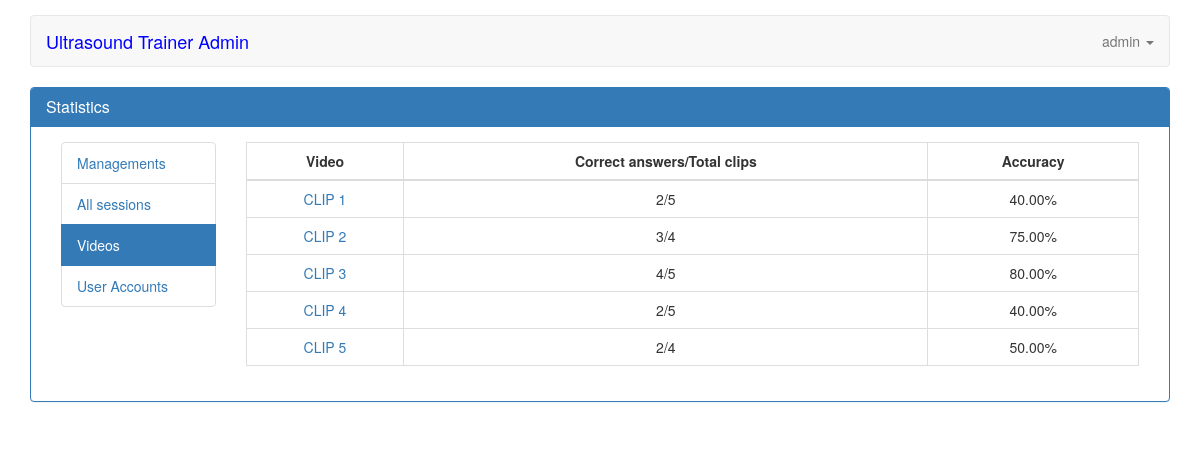
Page /videos (signed in) on the earlier database version.
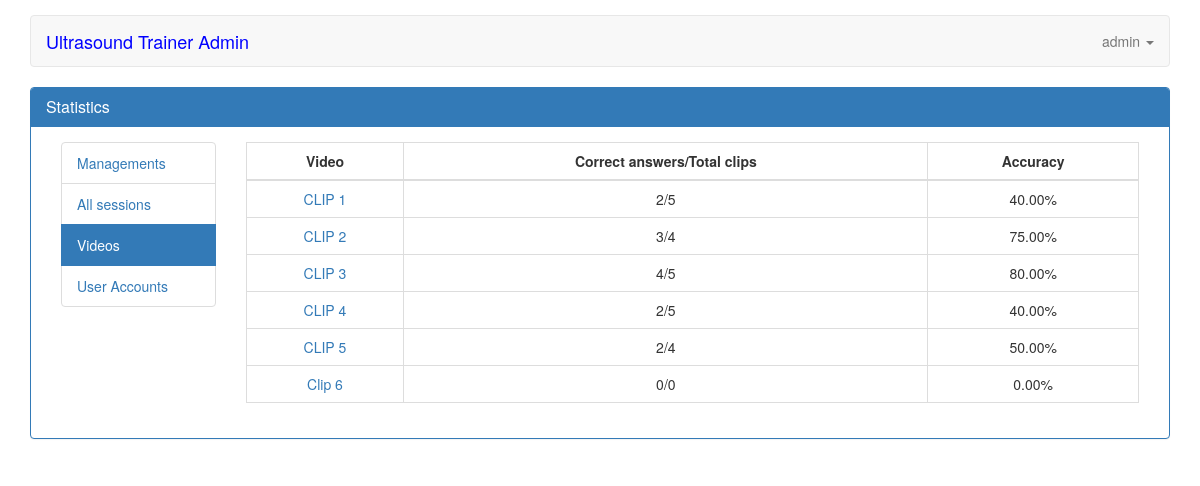
Same page on the later database version.
### servey/models.py (models this page shows, shortened)
class Video(models.Model):
    ANSWER_CHOICE = (
        (1, 'Normal'),
        (2, 'Moderately reduced',),
        (3, 'Severely reduced',)
    )
    path = models.FileField(blank=True, verbose_name="Upload video (mp4, mkv)", max_length=255, upload_to='videos/', validators=[validate_file_extension])
    title = models.TextField(blank=True, verbose_name="Title question")
    answer = models.IntegerField(choices=ANSWER_CHOICE, default=1)
    created_at = models.DateTimeField(auto_now_add=True)
    updated_at = models.DateTimeField(auto_now=True)
    def __str__(self):
        return self.title
    def count_answer(self):
        total_answer = ResultDetail.objects.filter(video_id=self.id).count()
        get_correct_answer = ResultDetail.objects.filter(video_id=self.id).values('answer')
        correct = 0
        for item in get_correct_answer:
            if item.get('answer') == self.answer:
                correct +=1
        if correct > 0 and total_answer > 0:
            context = {
                "total": str(correct) + "/" + str(total_answer),
                "accuracy": format(Decimal(correct * 100 / total_answer), '.2f')
            }
        else:
            context = {
                "total": '0/0',
                "accuracy": '0.00'
            }
        return context

### servey/views.py (the view)
@user_passes_test(lambda u: u.is_superuser)
def videos(request):
    if request.user.is_authenticated:
        list = Video.objects.order_by('id').all()
        videos = Pager.view(request, list)
        return render(request, 'statistical/video.html', { 'videos': videos })
    else:
        return JsonResponse({"status": False, "messages": "Authentication required"},safe=False)

### servey/models.py (called while the page is built)
    def view(request, list):
        page = request.GET.get('page', 1)
        paginator = Paginator(list, ITEMS_PER_PAGE)
        try:
            model = paginator.page(page)
        except PageNotAnInteger:
            model = paginator.page(1)
        except EmptyPage:
            model = paginator.page(paginator.num_pages)
        return model

### templatetags/path_tags.py (called while the page is built)
@register.simple_tag
def is_video_path(path):
    if path == '/videos' or path.startswith('/video/'):
        return 'active'
    return ''

@register.simple_tag
def is_user_path(path):
    if path == '/user_account' or path.startswith('/profile/'):
        return 'active'
    return ''

### templates/statistical/video.html (shortened to what this page needs)
{% extends 'statistical/index.html' %}
{% block main %}
    <div class="col-md-10">
    <div class="table-responsive">
        <table class="table table-bordered table-hover">
            <thead>
            <tr>
                <th class="text-center">Video</th>
                <th class="text-center">Correct answers/Total clips</th>
                <th class="text-center">Accuracy</th>
            </tr>
            </thead>
            <tbody>
                {% for video in videos %}
                <tr class="text-center">
                    <td><a href="{% url 'detail_video' video.id %}?return={{ videos.number }}">{{ video }}</a></td>
                    <td>{{ video.count_answer.total }} </td>
                    <td>{{ video.count_answer.accuracy }}%</td>
                </tr>
                {% endfor %}
            </tbody>
        </table>
    </div>
    </div>
{% endblock %}

Differences in the rows shown:
added Video: title "Clip 6", count_answer.total "0/0", count_answer.accuracy "0.00"
